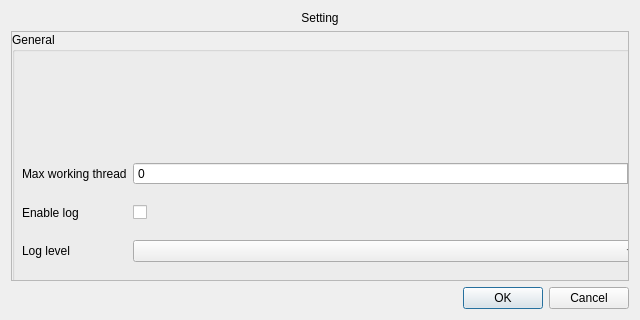
<?xml version="1.0" encoding="UTF-8"?>
<ui version="4.0">
 <class>karin_SettingDialog</class>
 <widget class="QDialog" name="karin_SettingDialog">
  <property name="geometry">
   <rect>
    <x>0</x>
    <y>0</y>
    <width>640</width>
    <height>320</height>
   </rect>
  </property>
  <property name="windowTitle">
   <string>Dialog</string>
  </property>
  <property name="modal">
   <bool>true</bool>
  </property>
  <layout class="QVBoxLayout" name="verticalLayout">
   <item>
    <widget class="QLabel" name="title">
     <property name="text">
      <string>Setting</string>
     </property>
     <property name="alignment">
      <set>Qt::AlignCenter</set>
     </property>
    </widget>
   </item>
   <item>
    <widget class="QScrollArea" name="scrollArea">
     <property name="widgetResizable">
      <bool>true</bool>
     </property>
     <widget class="QWidget" name="scrollAreaWidgetContents">
      <property name="geometry">
       <rect>
        <x>0</x>
        <y>0</y>
        <width>640</width>
        <height>320</height>
       </rect>
      </property>
      <widget class="QWidget" name="verticalLayoutWidget">
       <property name="geometry">
        <rect>
         <x>0</x>
         <y>0</y>
         <width>640</width>
         <height>320</height>
        </rect>
       </property>
       <layout class="QVBoxLayout" name="verticalLayout_2">
        <item>
         <widget class="QGroupBox" name="group_box">
          <property name="title">
           <string>General</string>
          </property>
          <widget class="QWidget" name="formLayoutWidget">
           <property name="geometry">
            <rect>
             <x>0</x>
             <y>20</y>
             <width>640</width>
             <height>320</height>
            </rect>
           </property>
           <layout class="QFormLayout" name="form_layout">
            <property name="labelAlignment">
             <set>Qt::AlignLeading|Qt::AlignLeft|Qt::AlignVCenter</set>
            </property>
            <property name="formAlignment">
             <set>Qt::AlignLeading|Qt::AlignLeft|Qt::AlignVCenter</set>
            </property>
            <property name="verticalSpacing">
             <number>20</number>
            </property>
            <property name="leftMargin">
             <number>10</number>
            </property>
            <property name="rightMargin">
             <number>10</number>
            </property>
            <item row="0" column="0">
             <widget class="QLabel" name="thread_label">
              <property name="text">
               <string>Max working thread</string>
              </property>
             </widget>
            </item>
            <item row="0" column="1">
             <widget class="QSpinBox" name="thread"/>
            </item>
            <item row="1" column="0">
             <widget class="QLabel" name="enable_log_label">
              <property name="text">
               <string>Enable log</string>
              </property>
             </widget>
            </item>
            <item row="1" column="1">
             <widget class="QCheckBox" name="enable_log">
              <property name="text">
               <string/>
              </property>
             </widget>
            </item>
            <item row="2" column="0">
             <widget class="QLabel" name="log_level_label">
              <property name="text">
               <string>Log level</string>
              </property>
             </widget>
            </item>
            <item row="2" column="1">
             <widget class="QComboBox" name="log_level"/>
            </item>
           </layout>
          </widget>
         </widget>
        </item>
       </layout>
      </widget>
     </widget>
    </widget>
   </item>
   <item>
    <widget class="QDialogButtonBox" name="buttonBox">
     <property name="orientation">
      <enum>Qt::Horizontal</enum>
     </property>
     <property name="standardButtons">
      <set>QDialogButtonBox::Cancel|QDialogButtonBox::Ok</set>
     </property>
    </widget>
   </item>
  </layout>
 </widget>
 <resources/>
 <connections>
  <connection>
   <sender>buttonBox</sender>
   <signal>accepted()</signal>
   <receiver>karin_SettingDialog</receiver>
   <slot>accept()</slot>
   <hints>
    <hint type="sourcelabel">
     <x>248</x>
     <y>254</y>
    </hint>
    <hint type="destinationlabel">
     <x>157</x>
     <y>274</y>
    </hint>
   </hints>
  </connection>
  <connection>
   <sender>buttonBox</sender>
   <signal>rejected()</signal>
   <receiver>karin_SettingDialog</receiver>
   <slot>reject()</slot>
   <hints>
    <hint type="sourcelabel">
     <x>316</x>
     <y>260</y>
    </hint>
    <hint type="destinationlabel">
     <x>286</x>
     <y>274</y>
    </hint>
   </hints>
  </connection>
 </connections>
</ui>
